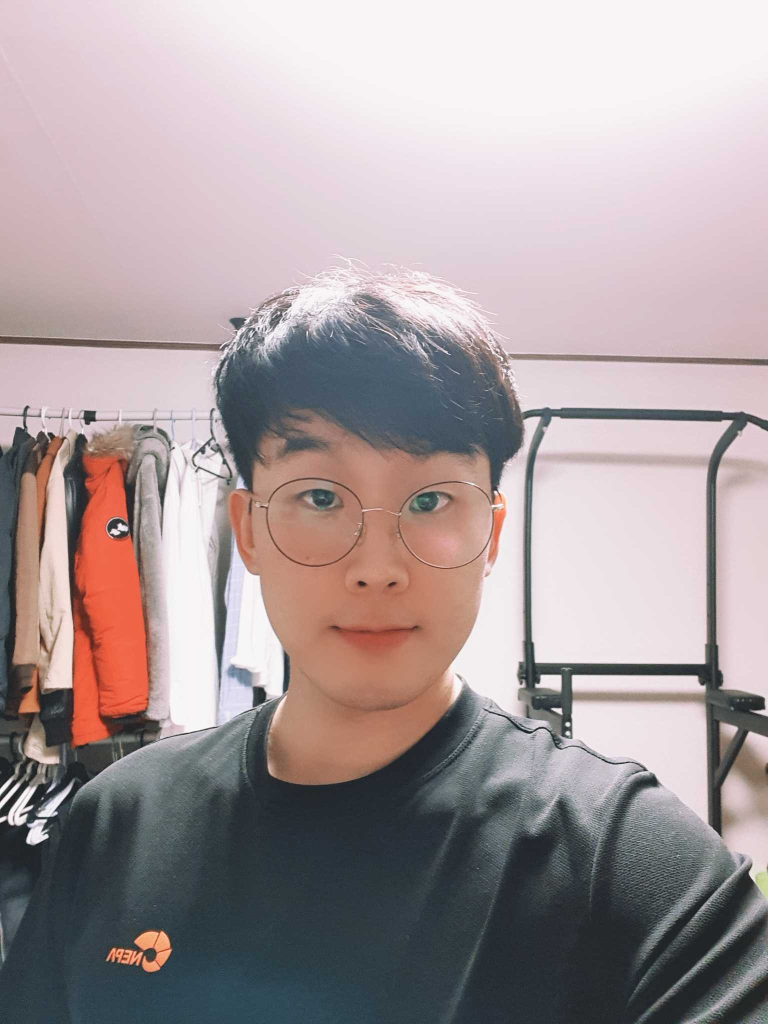
#> input picture AIFFEL_LMS_Exploration/200917_Ex14_human_segmentation/images/me.jpg, 1536 x 2048 px, found by its file name (shown at 1/2 size); the run also reads 1 picture not shown here
$ jupyter execute --allow-errors 200917_Ex14_project_human_segmentation.ipynb
#> lines starting #> are read from the running program, lines starting #| are printed output that depends on the picture
# 14-8. 프로젝트: 인물 모드 문제점 찾기

### **Step 1. 인물모드 직접 해 보기**

---

- 여러분의 셀카를 이용해서 오늘 배운 내용을 수행해 보기
- 인물이 주인공이 아닌, 귀여운 고양이에 대한 아웃포커싱 사진도 만들어 보기
- 배경을 blur하는 인물모드 사진이 아니라 배경사진을 다른 이미지로 교체하는 크로마키 배경합성을 시도

[cell 1]
import cv2
import numpy as np
import os
from glob import glob
from os.path import join
import tarfile
import urllib     # 웹에서 데이터 다운 패키지

from matplotlib import pyplot as plt
import tensorflow as tf

[cell 2]
me_img_path = os.getenv('HOME')+'/aiffel/human_segmentation/images/me.jpg'
me2_img_path = os.getenv('HOME')+'/aiffel/human_segmentation/images/me2.jpg'
cat_img_path = os.getenv('HOME')+'/aiffel/human_segmentation/images/cat.jpeg'

me_img_orig = cv2.imread(me_img_path)
#> me_img_orig is the input picture: shape (2048, 1536, 3); mean B, G, R 156.5, 154.7, 167
me2_img_orig = cv2.imread(me2_img_path)
cat_img_orig = cv2.imread(cat_img_path)
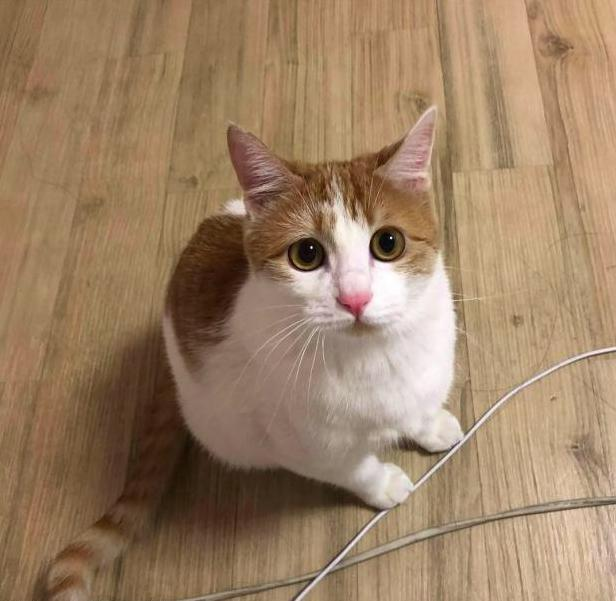
#> input picture AIFFEL_LMS_Exploration/200917_Ex14_human_segmentation/images/cat.jpeg, 616 x 601 px, found by its file name
#> cat_img_orig is the input picture: shape (601, 616, 3); mean B, G, R 101, 128.9, 156.7

print (me_img_orig.shape)
#| (2048, 1536, 3)
print (me2_img_orig.shape)
#| (2048, 1536, 3)
print (cat_img_orig.shape)
#| (601, 616, 3)

* 구글에서 제공하는 모델 구조를 그대로 가지고 와 DeepLabModel 클래스를 만들기

[cell 3]
class DeepLabModel(object):
    INPUT_TENSOR_NAME = 'ImageTensor:0'
    OUTPUT_TENSOR_NAME = 'SemanticPredictions:0'
    INPUT_SIZE = 513
    FROZEN_GRAPH_NAME = 'frozen_inference_graph'

    # __init__()에서 모델 구조를 직접 구현하는 대신, tar file에서 읽어들인 그래프구조 graph_def를
    # tf.compat.v1.import_graph_def를 통해 불러들여 활용하게 됩니다.
    def __init__(self, tarball_path):
        self.graph = tf.Graph()
        graph_def = None
        tar_file = tarfile.open(tarball_path)
        for tar_info in tar_file.getmembers():
            if self.FROZEN_GRAPH_NAME in os.path.basename(tar_info.name):
                file_handle = tar_file.extractfile(tar_info)
                graph_def = tf.compat.v1.GraphDef.FromString(file_handle.read())
                break
        tar_file.close()

        with self.graph.as_default():
    	    tf.compat.v1.import_graph_def(graph_def, name='')

        self.sess = tf.compat.v1.Session(graph=self.graph)

    # 이미지를 전처리하여 Tensorflow 입력으로 사용 가능한 shape의 Numpy Array로 변환합니다.
    def preprocess(self, img_orig):
        height, width = img_orig.shape[:2]
        resize_ratio = 1.0 * self.INPUT_SIZE / max(width, height)
        target_size = (int(resize_ratio * width), int(resize_ratio * height))
        resized_image = cv2.resize(img_orig, target_size)
        resized_rgb = cv2.cvtColor(resized_image, cv2.COLOR_BGR2RGB)
        img_input = resized_rgb
        return img_input

    def run(self, image):
        img_input = self.preprocess(image)

        # Tensorflow V1에서는 model(input) 방식이 아니라 sess.run(feed_dict={input...}) 방식을 활용합니다.
        batch_seg_map = self.sess.run(
            self.OUTPUT_TENSOR_NAME,
            feed_dict={self.INPUT_TENSOR_NAME: [img_input]})

        seg_map = batch_seg_map[0]
        return cv2.cvtColor(img_input, cv2.COLOR_RGB2BGR), seg_map

[cell 4]
# 다운 받은 deeplab model 불러오기

model_dir = '~/aiffel/human_segmentation/models'
download_path = os.path.join(model_dir, 'deeplab_model.tar.gz')

#> (the rest of this cell did not finish here and is left out)

* 첫 단계에서 준비한 이미지를 네트워크에 입력

#> (a cell that did not finish here is left out)

#> (a cell that did not finish here is left out)

#> (a cell that did not finish here is left out)

* 라벨 정의(사람 = 15, 고양이 = 8)

[cell 8]
LABEL_NAMES = [
    'background', 'aeroplane', 'bicycle', 'bird', 'boat', 'bottle', 'bus',
    'car', 'cat', 'chair', 'cow', 'diningtable', 'dog', 'horse', 'motorbike',
    'person', 'pottedplant', 'sheep', 'sofa', 'train', 'tv'
]

#> (a cell that did not finish here is left out)

#> (a cell that did not finish here is left out)

[cell 11]
# 3. 크로마키 배경합성

# 배경 이미지 불러오기
bg_img_path = os.getenv('HOME')+'/aiffel/human_segmentation/images/bg.jpg'
bg_img_orig = cv2.imread(bg_img_path)
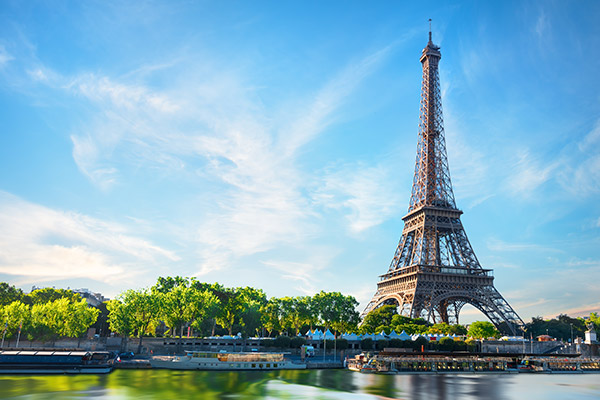
#> input picture AIFFEL_LMS_Exploration/200917_Ex14_human_segmentation/images/bg.jpg, 600 x 400 px, found by its file name
#> bg_img_orig is the input picture: shape (400, 600, 3); mean B, G, R 189.6, 173.3, 131.7
print(bg_img_orig.shape)
#| (400, 600, 3)

# 합성할 원본 이미지 크기에 맞게 배경이미지 사이즈 변경
bg_img_mask_up = cv2.resize(bg_img_orig, me_img_orig.shape[:2][::-1], interpolation=cv2.INTER_LINEAR)
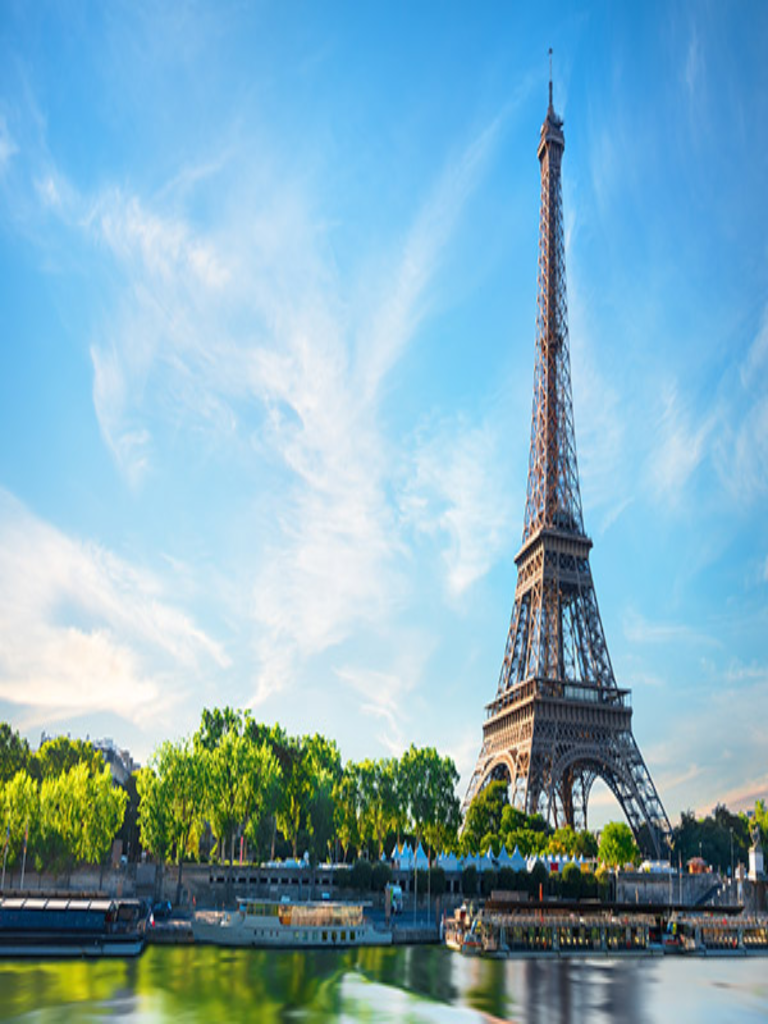
#> bg_img_mask_up: shape (2048, 1536, 3) (shown at 1/2 size); mean B, G, R 189.5, 173.2, 131.6

print(bg_img_mask_up.shape)
#| (2048, 1536, 3)

#> (a cell that did not finish here is left out)

### **Step 2. 사진에서 문제점 찾기**

---

그러나 여러분들의 사진에는 무언가 문제점이 있을 것입니다.

아래 사진에도 문제점이 몇가지 있었습니다. 예를 들어 뒤에 걸린 옷이 인물 영역에 포함되어 blur돠지 않고 나온다던가 하는 경우입니다. ㅠㅠ 그 외 다른 문제들이 눈에 띄시나요? 아래 사진에는 이상한 점이 최소 2개 이상 더 있습니다. 어떤 문제가 있는지 찾아서 아래 사진처럼 표시해 봅시다.

추가로 여러분이 만들어 낸 인물 모드 사진 중 하나에서도 이상한 위치를 찾아 아래 사진처럼 표시해 봅시다. 표시한 이미지들을 jupyter notebook에 포함하여 제출해 주세요.

[cell 13]
problems_path = os.getenv('HOME')+'/aiffel/human_segmentation/images/problems.jpeg'
problems_orig = cv2.imread(problems_path)
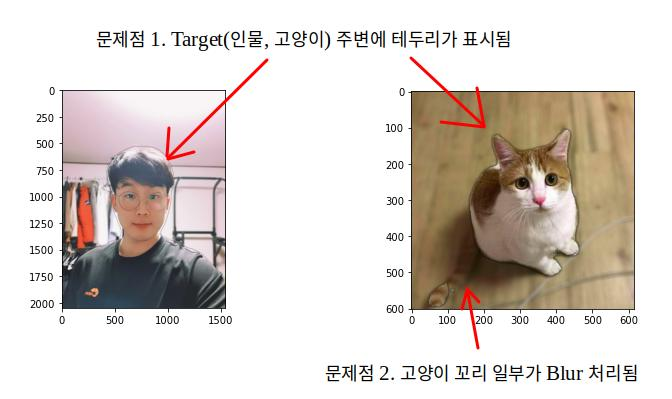
#> input picture AIFFEL_LMS_Exploration/200917_Ex14_human_segmentation/images/problems.jpeg, 672 x 399 px, found by its file name
#> problems_orig is the input picture: shape (399, 672, 3); mean B, G, R 206.9, 212.6, 219.8
plt.imshow(cv2.cvtColor(problems_orig, cv2.COLOR_BGR2RGB))
plt.show()
